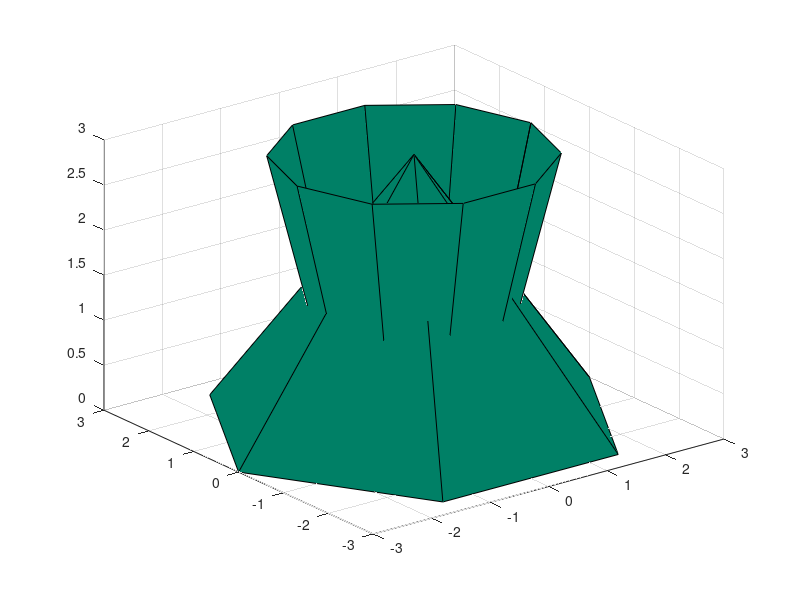

The MATLAB source for this figure:
rc1=1;
rc2=2;
h=3;
n=10;
[xp,yp,z]=cylinder([rc1 rc2],n);
zp=h*z;
surf(xp,yp,zp)
colormap('summer')
hold on

rp=3;
nn=6;
[xpp,ypp,zz]=cylinder([rp 0], nn);
zpp=zz*h;
surf(xpp, ypp, zpp)

